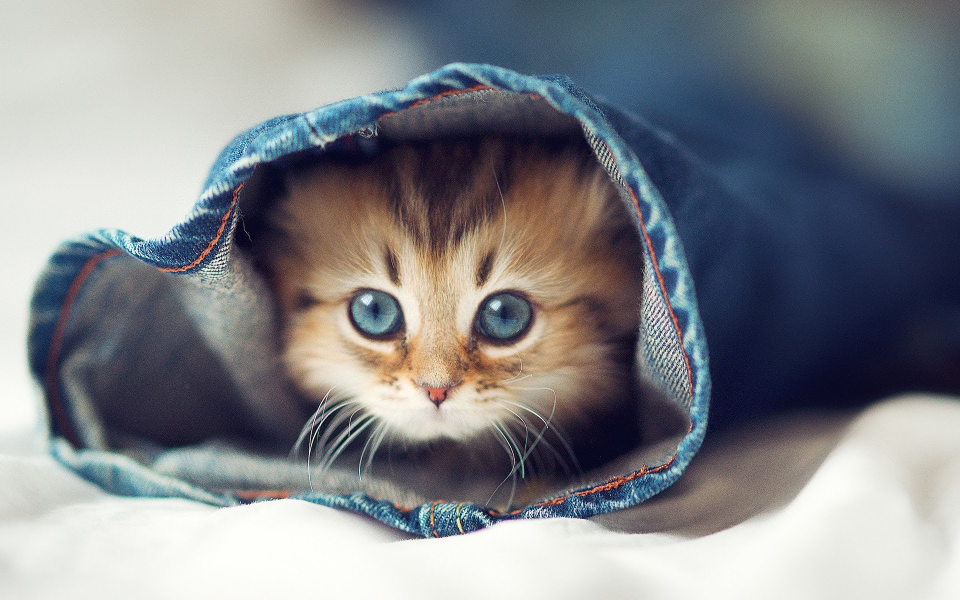
#> input picture filter-python/image/cat.jpg, 1920 x 1200 px (shown at 1/2 size)
$ python natalie_image.py
#> lines starting #> are read from the running program, lines starting #| are printed output that depends on the picture
from PIL import Image

#given colors
dark_blue = (0, 51, 76)
light_blue = (112, 150, 158)
red = (217, 26, 33)
yellow = (252, 227, 166)

#old image manipulation
my_im = Image.open("cat.jpg")
#> my_im is the input picture: PIL image 1920x1200 RGB; mean R, G, B 130.3, 132.8, 137.3
im_list = my_im.getdata()
im_list = list(im_list)
#> im_list = 2304000 items


#recoloring
recolor = []
for pixel in im_list:
    #find intensity
    intensity = pixel[0] + pixel[1] + pixel[2]
    #compare intensity to given colors
    if intensity < 183:
        pixel = dark_blue
    elif intensity > 182 and intensity < 365:
        pixel = red
    elif intensity > 364 and intensity < 547:
        pixel = light_blue
    elif intensity > 546:
        pixel = yellow;
    #assign new color to pixel
    recolor.append(pixel)
#> this loop made 2304000 passes
#> intensity on passes 1 to 12: 626, 650, 650, 614, 644, 629, 635, 650, 653, 647, 632, 620
#> after the loop, recolor = 2304000 items

#making recoloring into new image
new_im = Image.new("RGB", my_im.size)
#> new_im: PIL image 1920x1200 RGB; every value is 0
new_im.putdata(recolor)
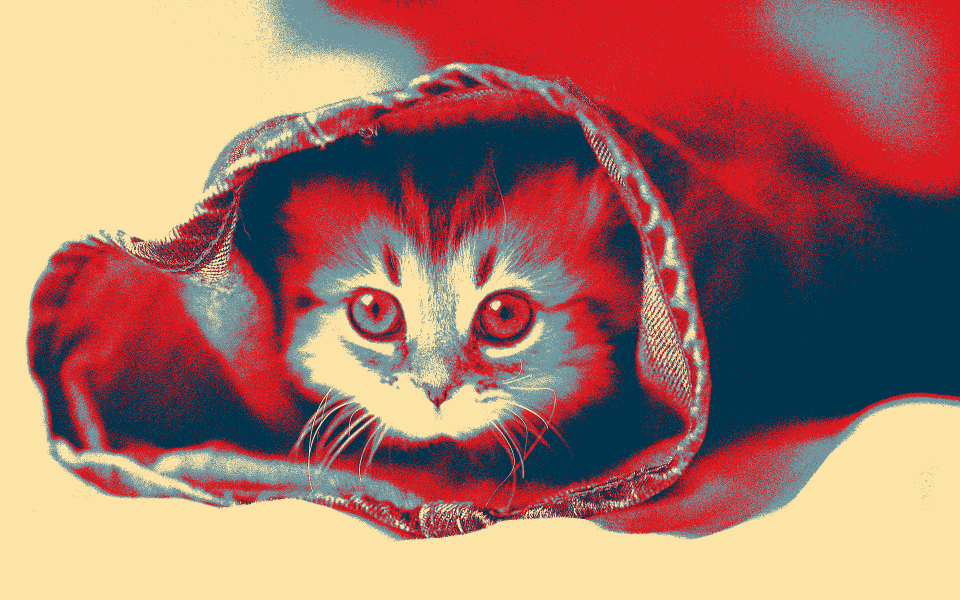
#> new_im: PIL image 1920x1200 RGB (shown at 1/2 size); mean R, G, B 166.3, 118.5, 106.2
new_im.show()
new_im.save("recolor.jpg", "jpeg")
